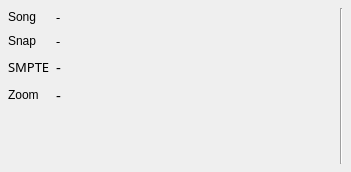
<ui version="4.0" >
 <author></author>
 <comment></comment>
 <exportmacro></exportmacro>
 <class>SongInfoWidget</class>
 <widget class="QWidget" name="SongInfoWidget" >
  <property name="geometry" >
   <rect>
    <x>0</x>
    <y>0</y>
    <width>351</width>
    <height>172</height>
   </rect>
  </property>
  <property name="windowTitle" >
   <string>SongInfoWidget</string>
  </property>
  <layout class="QHBoxLayout" >
   <property name="margin" >
    <number>8</number>
   </property>
   <property name="spacing" >
    <number>6</number>
   </property>
   <item>
    <layout class="QVBoxLayout" >
     <property name="margin" >
      <number>0</number>
     </property>
     <property name="spacing" >
      <number>6</number>
     </property>
     <item>
      <layout class="QGridLayout" >
       <property name="margin" >
        <number>0</number>
       </property>
       <property name="spacing" >
        <number>6</number>
       </property>
       <item row="2" column="1" >
        <widget class="QLabel" name="smpteLabel" >
         <property name="minimumSize" >
          <size>
           <width>40</width>
           <height>0</height>
          </size>
         </property>
         <property name="font" >
          <font>
           <family>Sans Serif</family>
           <pointsize>11</pointsize>
           <weight>50</weight>
           <italic>false</italic>
           <bold>false</bold>
           <underline>false</underline>
           <strikeout>false</strikeout>
          </font>
         </property>
         <property name="text" >
          <string>-</string>
         </property>
        </widget>
       </item>
       <item row="3" column="0" >
        <widget class="QLabel" name="label_2" >
         <property name="text" >
          <string>Zoom</string>
         </property>
        </widget>
       </item>
       <item row="0" column="1" >
        <widget class="QLabel" name="songNameLabel" >
         <property name="minimumSize" >
          <size>
           <width>110</width>
           <height>0</height>
          </size>
         </property>
         <property name="font" >
          <font>
           <family>Sans Serif</family>
           <pointsize>10</pointsize>
           <weight>50</weight>
           <italic>false</italic>
           <bold>false</bold>
           <underline>false</underline>
           <strikeout>false</strikeout>
          </font>
         </property>
         <property name="text" >
          <string>-</string>
         </property>
        </widget>
       </item>
       <item row="3" column="1" >
        <widget class="QLabel" name="zoomLabel" >
         <property name="minimumSize" >
          <size>
           <width>40</width>
           <height>0</height>
          </size>
         </property>
         <property name="font" >
          <font>
           <family>Sans Serif</family>
           <pointsize>11</pointsize>
           <weight>50</weight>
           <italic>false</italic>
           <bold>false</bold>
           <underline>false</underline>
           <strikeout>false</strikeout>
          </font>
         </property>
         <property name="text" >
          <string>-</string>
         </property>
        </widget>
       </item>
       <item row="2" column="0" >
        <widget class="QLabel" name="label" >
         <property name="font" >
          <font>
           <family>Sans Serif</family>
           <pointsize>10</pointsize>
           <weight>50</weight>
           <italic>false</italic>
           <bold>false</bold>
           <underline>false</underline>
           <strikeout>false</strikeout>
          </font>
         </property>
         <property name="text" >
          <string>SMPTE</string>
         </property>
        </widget>
       </item>
       <item row="0" column="0" >
        <widget class="QLabel" name="label_3" >
         <property name="text" >
          <string>Song</string>
         </property>
        </widget>
       </item>
       <item row="1" column="1" >
        <widget class="QLabel" name="snapStatusLabel" >
         <property name="minimumSize" >
          <size>
           <width>20</width>
           <height>0</height>
          </size>
         </property>
         <property name="font" >
          <font>
           <family>Sans Serif</family>
           <pointsize>10</pointsize>
           <weight>50</weight>
           <italic>false</italic>
           <bold>false</bold>
           <underline>false</underline>
           <strikeout>false</strikeout>
          </font>
         </property>
         <property name="text" >
          <string>-</string>
         </property>
        </widget>
       </item>
       <item row="1" column="0" >
        <widget class="QLabel" name="label_4" >
         <property name="text" >
          <string>Snap</string>
         </property>
        </widget>
       </item>
      </layout>
     </item>
     <item>
      <spacer>
       <property name="orientation" >
        <enum>Qt::Vertical</enum>
       </property>
       <property name="sizeHint" >
        <size>
         <width>98</width>
         <height>20</height>
        </size>
       </property>
      </spacer>
     </item>
    </layout>
   </item>
   <item>
    <spacer>
     <property name="orientation" >
      <enum>Qt::Horizontal</enum>
     </property>
     <property name="sizeHint" >
      <size>
       <width>344</width>
       <height>31</height>
      </size>
     </property>
    </spacer>
   </item>
   <item>
    <widget class="Line" name="line" >
     <property name="orientation" >
      <enum>Qt::Vertical</enum>
     </property>
    </widget>
   </item>
  </layout>
 </widget>
 <pixmapfunction></pixmapfunction>
 <resources/>
 <connections/>
</ui>
